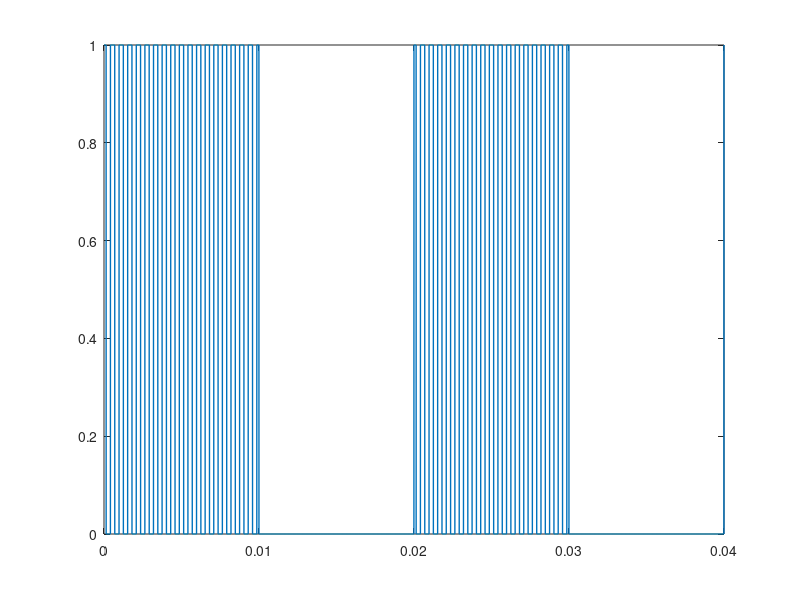
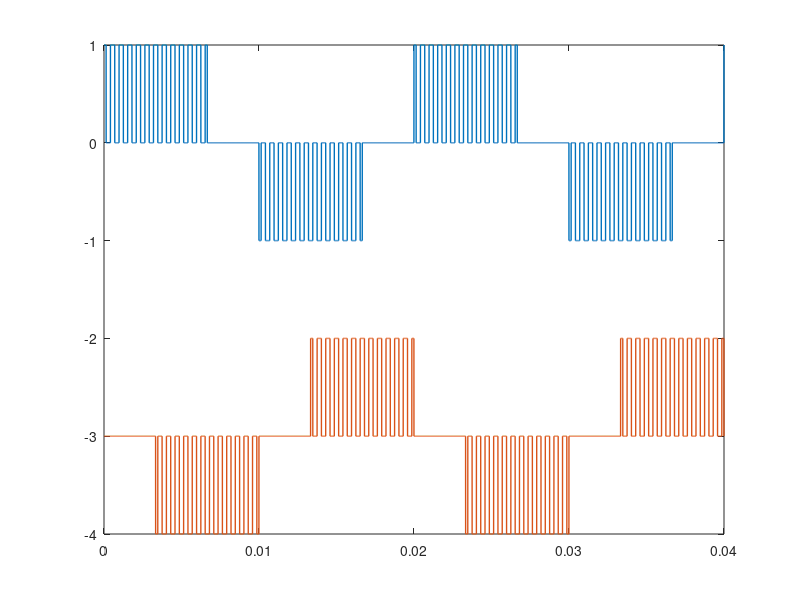

Reproduce these figures in MATLAB, in order.
% Time array
D = 0.5;
Vref=2*D-1;
fout = 50; % Hz
fsw = 50*36; % Hz
Tstep = (1/fsw)/200; % s
Ts = Tstep; % s
Tfinal =2/fout ; % s
time_array = 0:Tstep:Tfinal-Tstep;
NumberofSteps = numel(time_array);
%Generate switching signals
Vtriang = zeros(1, NumberofSteps);
for k = 1:Tfinal*fsw
   Triang_temp = triang(1/(Ts*fsw));
   Vtriang((length(Triang_temp)*(k-1)+1:k/(Tstep*fsw))) = (Triang_temp*2)-1;
end

carrierPhA=0;
carrierPhB=0;
carrierPhC=0;

carA= round(carrierPhA/(fsw*Ts)/360);
if carA==0
    carA=1;
end
carB= round(carrierPhB/(fsw*Ts)/360);
if carB==0
    carB=1;
end
carC= round(carrierPhC/(fsw*Ts)/360);
if carC==0
    carC=1;
end

VcarrierA = [ Vtriang(carA:end), zeros(1,carA-1)];
VcarrierB = [ Vtriang(carB:end), zeros(1,carB-1)];
VcarrierC = [ Vtriang(carC:end), zeros(1,carC-1)];

%% 
VencoderA=zeros([1,NumberofSteps]);
VencoderB=zeros([1,NumberofSteps]);
VencoderC=zeros([1,NumberofSteps]);

for i=1:NumberofSteps
   k=mod(i,1/fout/Ts);
   if k <(1/fout/Ts/2)
       VencoderA(i)=1;
   end
   
   k=mod(i+2/fout/Ts/3,1/fout/Ts);
   if k <(1/fout/Ts/2)
       VencoderB(i)=1;
   end
   
   k=mod(i+4/fout/Ts/3,1/fout/Ts);
   if k <(1/fout/Ts/2)
       VencoderC(i)=1;
   end
   
   
end

% 
% plot(time_array,VencoderA,'LineWidth',1)
% hold on;
% plot(time_array,VencoderB-1.5,'LineWidth',1)
% hold on;
% plot(time_array,VencoderC-3,'LineWidth',1)
% hold on;


%%
SA=zeros([1,NumberofSteps]);
SB=zeros([1,NumberofSteps]);
SC=zeros([1,NumberofSteps]);


for i=1:NumberofSteps
  if VencoderA(i)>0 && Vref>VcarrierA(i)
     SA(i)=1;
  end
  
   if VencoderB(i)>0 && Vref>VcarrierB(i)
     SB(i)=1;
   end
  
    if VencoderC(i)>0 && Vref>VcarrierC(i)
     SC(i)=1;
  end
end
%%
% plot(time_array,SA,'LineWidth',1)
% hold on;
% plot(time_array,SB-1.5,'LineWidth',1)
% hold on;
% plot(time_array,SC-3,'LineWidth',1)


%%
VAB=SA-SB;
VCA=SC-SA;
plot(time_array,SA,'LineWidth',1)
hold on;
% plot(time_array,SB,'LineWidth',1);
% hold on;
% plot(time_array,SC,'LineWidth',1)
%%
figure();
plot(time_array,VAB,'LineWidth',1)

%%
hold on;
plot(time_array,VCA-3,'LineWidth',1)
%%

% Fs=1/Ts;
% T=Ts;
% L=NumberofSteps;
% Y = fft(VAB);
% P2 = abs(Y/L);
% P1 = P2(1:L/2+1);
% P1(2:end-1) = 2*P1(2:end-1);
% f = Fs*(0:(L/2))/L;
% figure;
% plot(f,P1) 
% title('Single-Sided Amplitude Spectrum of X(t)')
% xlabel('f (Hz)')
% ylabel('|P1(f)|')
% xlim([55000,60000])
